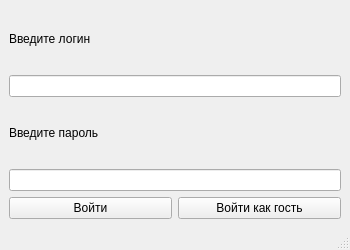
<?xml version="1.0" encoding="UTF-8"?>
<ui version="4.0">
 <class>MainWindow</class>
 <widget class="QMainWindow" name="MainWindow">
  <property name="geometry">
   <rect>
    <x>0</x>
    <y>0</y>
    <width>350</width>
    <height>250</height>
   </rect>
  </property>
  <property name="sizePolicy">
   <sizepolicy hsizetype="Preferred" vsizetype="Preferred">
    <horstretch>0</horstretch>
    <verstretch>0</verstretch>
   </sizepolicy>
  </property>
  <property name="minimumSize">
   <size>
    <width>350</width>
    <height>250</height>
   </size>
  </property>
  <property name="maximumSize">
   <size>
    <width>350</width>
    <height>250</height>
   </size>
  </property>
  <property name="windowTitle">
   <string>Аутентификация</string>
  </property>
  <widget class="QWidget" name="centralwidget">
   <layout class="QVBoxLayout" name="verticalLayout">
    <item>
     <widget class="QLabel" name="label">
      <property name="text">
       <string>Введите логин</string>
      </property>
     </widget>
    </item>
    <item>
     <widget class="QLineEdit" name="lineEdit"/>
    </item>
    <item>
     <widget class="QLabel" name="label_2">
      <property name="text">
       <string>Введите пароль</string>
      </property>
     </widget>
    </item>
    <item>
     <widget class="QLineEdit" name="lineEdit_2"/>
    </item>
    <item>
     <layout class="QHBoxLayout" name="horizontalLayout_2">
      <item>
       <widget class="QPushButton" name="pushButton">
        <property name="text">
         <string>Войти</string>
        </property>
       </widget>
      </item>
      <item>
       <widget class="QPushButton" name="pushButton_2">
        <property name="text">
         <string>Войти как гость</string>
        </property>
       </widget>
      </item>
     </layout>
    </item>
   </layout>
  </widget>
  <widget class="QMenuBar" name="menubar">
   <property name="geometry">
    <rect>
     <x>0</x>
     <y>0</y>
     <width>350</width>
     <height>22</height>
    </rect>
   </property>
  </widget>
  <widget class="QStatusBar" name="statusbar"/>
 </widget>
 <resources/>
 <connections/>
</ui>
